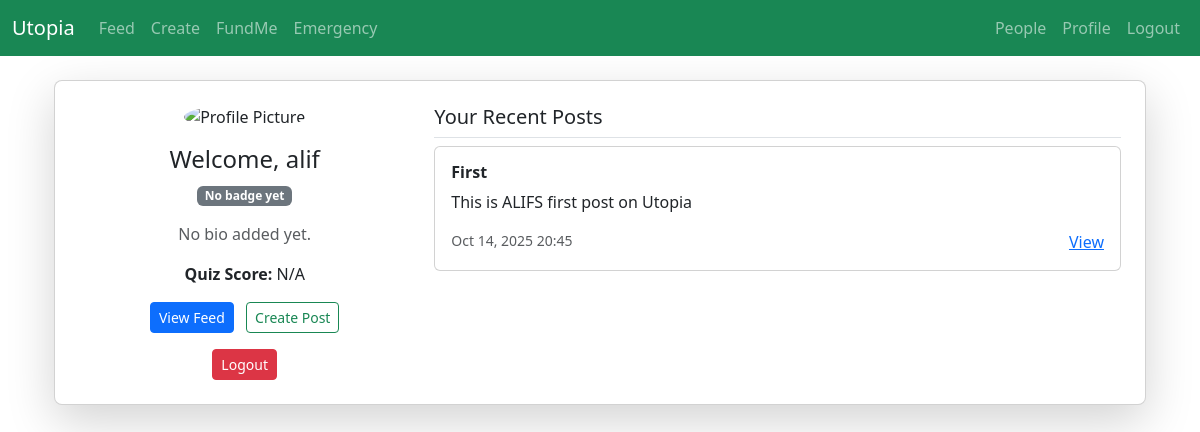
/accounts/profile/ (signed in), run on the app's committed database.
### accounts/models.py (models this page shows, shortened)
class Profile(models.Model):
    user = models.OneToOneField(User, on_delete=models.CASCADE)
    display_name = models.CharField(max_length=150, blank=True)
    bio = models.TextField(blank=True)
    profile_image = models.ImageField(upload_to='profiles/', blank=True, null=True)
    quiz_score = models.IntegerField(null=True, blank=True)    # percent or raw
    badge = models.CharField(max_length=50, choices=[("Bronze","Bronze"),("Silver","Silver"),("Gold","Gold")], default="Bronze")
    created_at = models.DateTimeField(auto_now_add=True)
    updated_at = models.DateTimeField(auto_now=True)

### posts/models.py (models this page shows, shortened)
class Post(models.Model):
    profile = models.ForeignKey("accounts.Profile", on_delete=models.CASCADE, related_name="posts")
    title = models.CharField(max_length=200, blank=True)
    content = models.TextField(blank=True)
    image = models.ImageField(upload_to="posts/", blank=True, null=True)
    is_emergency = models.BooleanField(default=False)
    created_at = models.DateTimeField(default=timezone.now)
    updated_at = models.DateTimeField(auto_now=True)
    likes_count = models.IntegerField(default=0)
    class Meta:
        ordering = ["-created_at"]

### accounts/views.py (the view)
# urls.py: path("profile/", views.profile, name="profile"),
@login_required
def profile(request):
    profile = request.user.profile
    return render(request, 'accounts/account_profile.html', {'profile': profile})

### templates/accounts/account_profile.html (shortened to what this page needs)
{% extends 'base.html' %}
{% load static %}
{% block content %}
<div class="container mt-4">
  <div class="card shadow-lg p-4 rounded-3">
    <div class="row">
      <div class="col-md-4 text-center">
        {% if profile.profile_picture %}
          <img src="{{ profile.profile_picture.url }}" class="rounded-circle mb-3" width="120" height="120" alt="Profile Picture">
        {% else %}
          <img src="{% static 'default_profile.png' %}" class="rounded-circle mb-3" width="120" height="120" alt="Profile Picture">
        {% endif %}
        <h4>Welcome, {{ user.username }}</h4>
        {% if profile.badge %}
          <span class="badge bg-success">Badge: {{ profile.badge }}</span>
        {% else %}
          <span class="badge bg-secondary">No badge yet</span>
        {% endif %}
        <p class="mt-3 text-muted">{{ profile.bio|default:"No bio added yet." }}</p>
        <p><strong>Quiz Score:</strong> {{ profile.quiz_score|default:"N/A" }}</p>
        <div class="mt-3">
          <a href="{% url 'posts:feed' %}" class="btn btn-primary btn-sm me-2">View Feed</a>
          <a href="{% url 'posts:create_post' %}" class="btn btn-outline-success btn-sm">Create Post</a>
        </div>
        <div class="mt-3">
         <a href="{% url 'accounts:logout' %}" class="btn btn-danger btn-sm">Logout</a>
        </div>
      </div>
      <div class="col-md-8">
        <h5 class="border-bottom pb-2">Your Recent Posts</h5>
        {% if profile.posts.all %}
          {% for post in profile.posts.all|slice:":5" %}
            <div class="card mb-3 p-3">
              <h6 class="fw-bold">{{ post.title|default:"(No title)" }}</h6>
              <p>{{ post.content|truncatewords:20 }}</p>
              <div class="d-flex justify-content-between text-muted">
                <small>{{ post.created_at|date:"M d, Y H:i" }}</small>
                <a href="{% url 'posts:detail' post.id %}" class="text-primary">View</a>
              </div>
            </div>
          {% endfor %}
        {% else %}
          <p class="text-muted">You haven’t posted anything yet.</p>
        {% endif %}
      </div>
    </div>
  </div>
</div>
{% endblock %}

### data on the page
Profile: bio "No bio added yet.", quiz_score "N/A"
Post: title "First", content "This is ALIFS first post on Utopia", created_at "Oct 14, 2025 20:45"

### other printed values
{{ user.username }} "alif"
